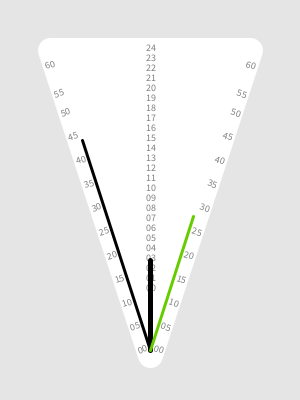
Frame 1 (no input)
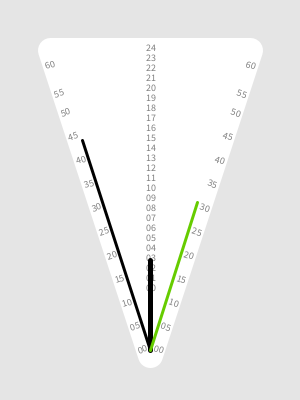
Frame 60 (the mouse pressed at the canvas centre just before this capture)
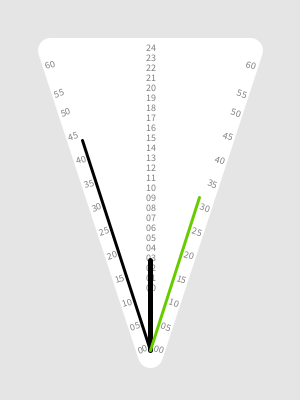
Frame 120 (the mouse held since frame 60 and released just before this capture)

The Processing sketch that drew these frames (run headless with seeded random() and noise(); from frame 60 on, the mouse is pressed at the canvas centre):

// Processing sketch: processing_17839
// ── processing_17839.pde

RadialHand radialHand;
  
void setup() {
  size(300, 400);
  colorMode(HSB, 100);
  smooth();
  radialHand = new RadialHand(width/2, height/2);
}
  
void draw() {
  background(90);
  fill(100);
  stroke(100);
  strokeWeight(25);
  strokeJoin(ROUND);
  triangle(width/2, 355, 50, 50, 250, 50);
  radialHand.getTime();
  radialHand.display();
}
  
  class RadialHand extends Clock {
  float x, y;
    
  RadialHand(float _x, float _y) {
    x = _x;
    y = _y;
  }
    
  void getTime() {
    super.getTime();
  }
    
  void display() {
    //針の色
    stroke(0);
    //時
    pushMatrix();
    translate(width/2, 350);
    strokeWeight(5);
    textSize(10);
    fill(50);
    textAlign(CENTER);
    text("24", 0, -300);
    text("23", 0, -290);
    text("22", 0, -280);
    text("21", 0, -270);
    text("20", 0, -260);
    text("19", 0, -250);
    text("18", 0, -240);
    text("17", 0, -230);
    text("16", 0, -220);
    text("15", 0, -210);
    text("14", 0, -200);
    text("13", 0, -190);
    text("12", 0, -180);
    text("11", 0, -170);
    text("10", 0, -160);
    text("09", 0, -150);
    text("08", 0, -140);
    text("07", 0, -130);
    text("06", 0, -120);
    text("05", 0, -110);
    text("04", 0, -100);
    text("03", 0, -90);
    text("02", 0, -80);
    text("01", 0, -70);
    text("00", 0, -60);
    line(0, 0, 0, -60+-h*10);
    popMatrix();
    //分
    pushMatrix();
    translate(width/2, 350);
    rotate(TWO_PI/-20);
    strokeWeight(3);
    textSize(10);
    fill(50);
    textAlign(CENTER);
    text("60", -8, -300);
    text("55", -8, -270);
    text("50", -8, -250);
    text("45", -8, -225);
    text("40", -8, -200);
    text("35", -8, -175);
    text("30", -8, -150);
    text("25", -8, -125);
    text("20", -8, -100);
    text("15", -8, -75);
    text("10", -8, -50);
    text("05", -8, -25);
    text("00", -8, 0);
    line(0, 0, 0, -m*5);
    popMatrix();
    //秒
    pushMatrix();
    translate(width/2, 350);
    rotate(TWO_PI/20);
    strokeWeight(3);
    stroke(25, 100, 80);
    textSize(10);
    fill(50);
    textAlign(CENTER);
    text("60", 8, -300);
    text("55", 8, -270);
    text("50", 8, -250);
    text("45", 8, -225);
    text("40", 8, -200);
    text("35", 8, -175);
    text("30", 8, -150);
    text("25", 8, -125);
    text("20", 8, -100);
    text("15", 8, -75);
    text("10", 8, -50);
    text("05", 8, -25);
    text("00", 8, 0);
    line(0, 0, 0, -s*5);
    popMatrix();
  }
}

class Clock {
  int h, m, s;
  Clock() {
  }
    
  void getTime() {
    h = hour();
    m = minute();
    s = second();
  }
}
